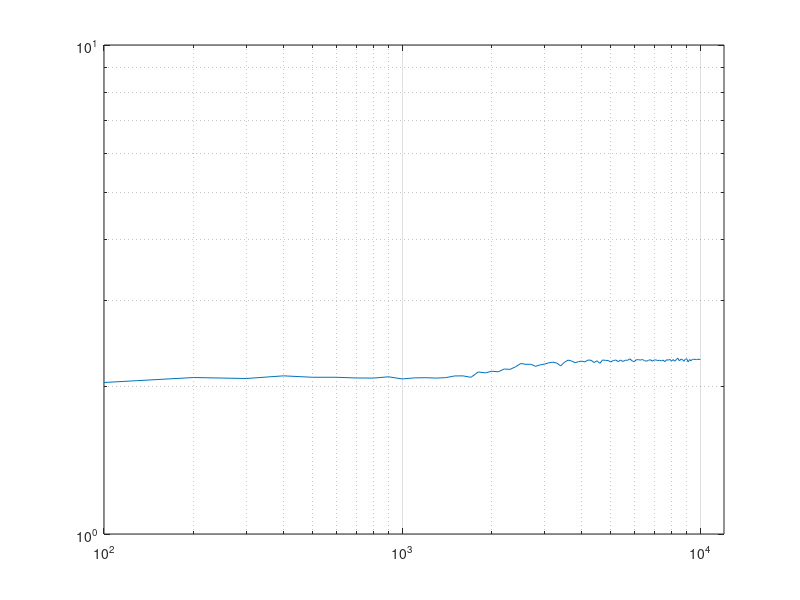

This figure's MATLAB source: (Note: this script raises an error after producing the figure.)
load('loss.mat')

figure(1)
p = loglog(iteration, solution_error);
grid on
xlim([0,12000])
p.LineWidth = 1.2;
xlabel('Iteration') 
ylabel('Relative error') 
ax = gca;
ax.FontSize=12;
print('error-1','-depsc')

figure(2)
p = plot(iteration, solution_loss);
grid on
p.LineWidth = 1.2;
xlabel('Iteration') 
ylabel('Loss') 
ax = gca;
ax.FontSize=12;
print('loss-1','-depsc')
